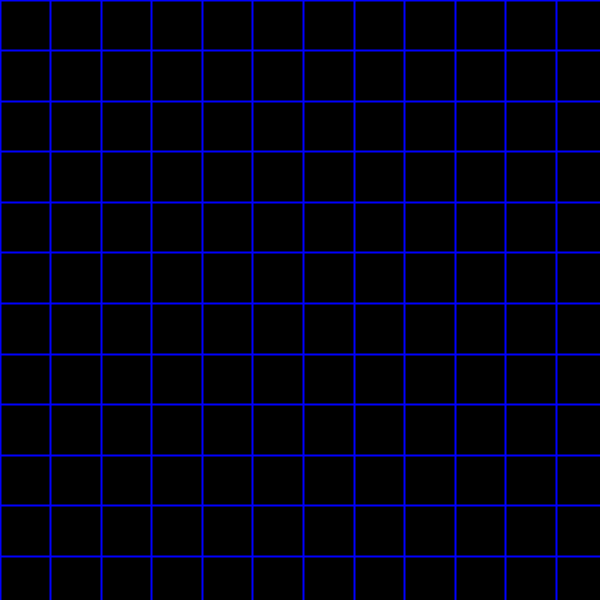
Frame 1 (no input)
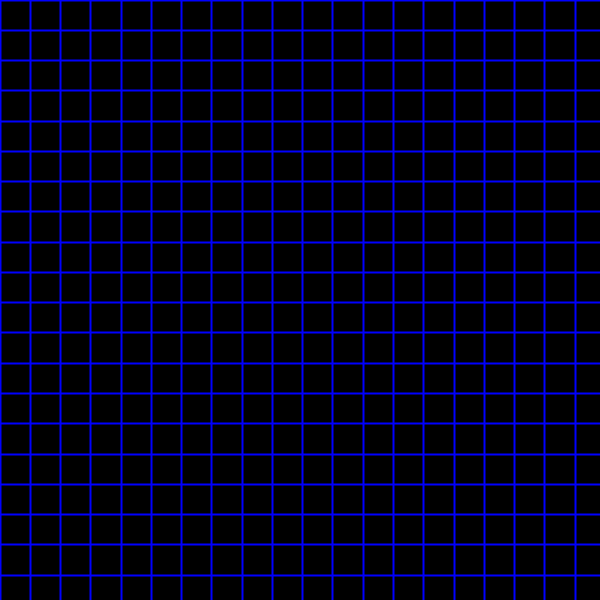
Frame 60 (the mouse pressed at the canvas centre just before this capture)
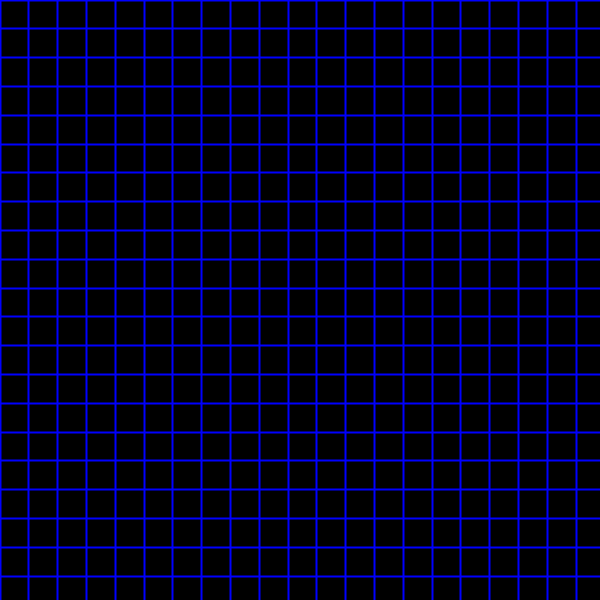
Frame 120 (the mouse held since frame 60 and released just before this capture)

The Processing sketch that drew these frames (run headless with seeded random() and noise(); from frame 60 on, the mouse is pressed at the canvas centre):

// Processing sketch: lining_cube_effe
// ── lining_cube_effe.pde
float x=0;
float y=0;
float spacing=50;
void setup()
{
  size(600, 600);
}
void draw()
{background(0);
  spacing=spacing+random(-2, 2);
  stroke(0, 0, 255);
  strokeWeight(2);
  x=0;
  while (x<width)
  {
    line(x, 0, x, height);
    x=x+spacing;
  }
  y=0;
  while (y<height)
  {
    line(0, y, width, y);
    y=y+spacing;
  }
}
